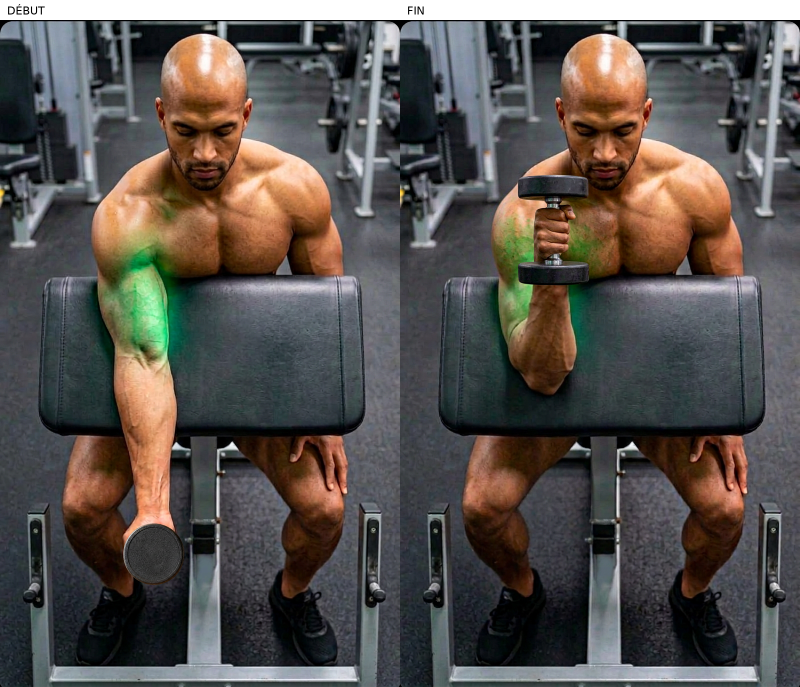
#> input picture evolution/media/refonte-photo/propositions/lot64/planches/curl-scott-haltere-neutre.png, 1600 x 1374 px (shown at 1/2 size)
$ python -i panels-to-gif.py   (imports and definitions only)
#> lines starting #> are read from the running program, lines starting #| are printed output that depends on the picture
#> further down, picture is the input picture: PIL image 1600x1374 RGB; mean R, G, B 87.8, 82.3, 78.4
#!/usr/bin/env python3
"""Fabrique une animation (GIF) a partir d'une planche de deux positions.

La planche doit contenir deux positions du meme mouvement, cote a cote, sur fond
blanc, separees par un filet vertical clair. La sortie respecte exactement la
famille des GIF aquatiques deja livres : 480 x 262, 2 images, 500 ms par image,
fond blanc, figure entiere (aucune tete ni pied coupe), centree.

    python3 evolution/media/tools/panels-to-gif.py planche.png sortie.gif
"""
import argparse
import pathlib
import re
import sys

import collections

from PIL import Image, ImageChops


FRAME = (480, 262)
MARGIN = 8          # marge minimale autour de la figure
FILL = 236          # hauteur visee de la figure, comme les GIF deja livres
INK = 150           # seuil : encre du dessin (trait noir, muscles surlignes)


def panel_split(image):
    """Coupe la planche en deux, sans jamais entamer une figure.

    Le filet de separation n'est pas toujours present, et un fond gris peut
    produire un faux candidat. On essaie donc plusieurs colonnes et on garde la
    premiere ou les DEUX figures tiennent entierement dans leur panneau."""
    grey = image.convert('L')
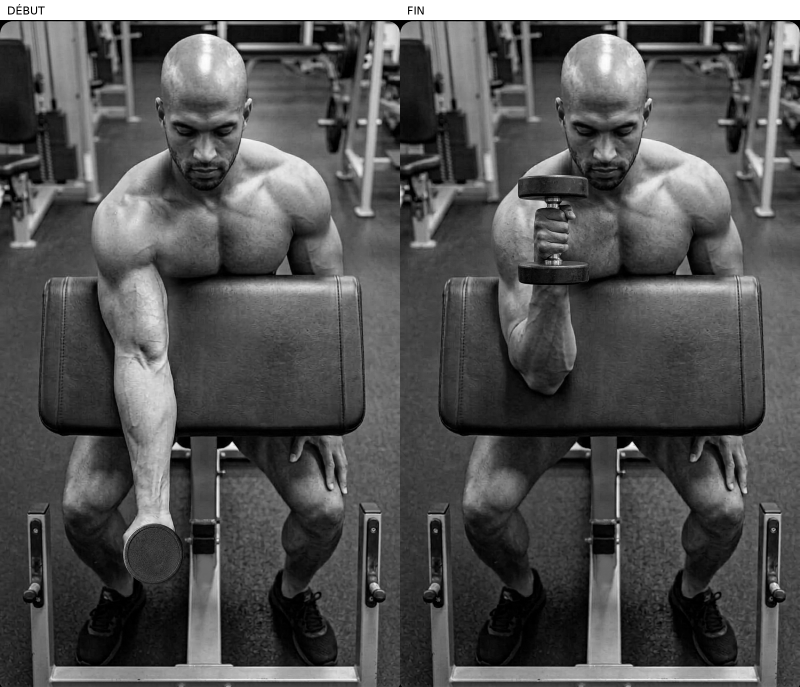
#> grey: PIL image 1600x1374 L (shown at 1/2 size); min 0, max 255, mean 83.5
    width, height = grey.size
#> width = 1600; height = 1374
    pixels = grey.load()
    best, best_x = -1, width // 2
#> best = -1; best_x = 800
    for x in range(width // 2 - 40, width // 2 + 40):
        count = sum(1 for y in range(0, height, 4) if 150 < pixels[x, y] < 245)
        if count > best:
            best, best_x = count, x
#> this loop made 80 passes
#> (count, best, best_x) on pass 1: (53, 53, 760)
#> count on passes 2 to 7: 30, 26, 23, 22, 20, 18
#> after the loop, best = 53; best_x = 760
    candidates = []
    for anchor in (best_x, width // 2):
        for delta in range(0, 61, 3):
            candidates.append(anchor - delta)
            candidates.append(anchor + delta)
#> this loop made 2 passes
#> anchor on passes 1 to 2: 760, 800
#> after the loop, candidates = 84 values, max 860 at index 83, min 700 at index 40, mean 780
    for column in candidates:
        if not 200 < column < width - 200:
            continue
        left = image.crop((0, 0, column - 6, height))
        right = image.crop((column + 6, 0, width, height))
        boxes = [ink_box(left), ink_box(right)]
        if all(box and box[0] > 0 and box[2] < panel.width - 1 for box, panel in zip(boxes, (left, right))):
            return left, right
#> this loop made 84 passes
#> (column, boxes) on passes 1 to 12: (760, [(0, 8, 754, 1374), (0, 13, 834, 1374)]), (760, [(0, 8, 754, 1374), (0, 13, 834, 1374)]), (757, [(0, 8, 751, 1374), (0, 13, 837, 1374)]), (763, [(0, 8, 757, 1374), (0, 13, 831, 1374)]), (754, [(0, 8, 748, 1374), (0, 13, 840, 1374)]), (766, [(0, 8, 760, 1374), (0, 13, 828, 1374)]), (751, [(0, 8, 745, 1374), (0, 13, 843, 1374)]), (769, [(0, 8, 763, 1374), (0, 13, 825, 1374)]), (748, [(0, 8, 742, 1374), (0, 13, 846, 1374)]), (772, [(0, 8, 766, 1374), (0, 13, 822, 1374)]), (745, [(0, 8, 739, 1374), (0, 13, 849, 1374)]), (775, [(0, 8, 769, 1374), (0, 13, 819, 1374)])
#> pass 1, in panel_split, `left = image.crop((0, 0, column - 6, height))`:
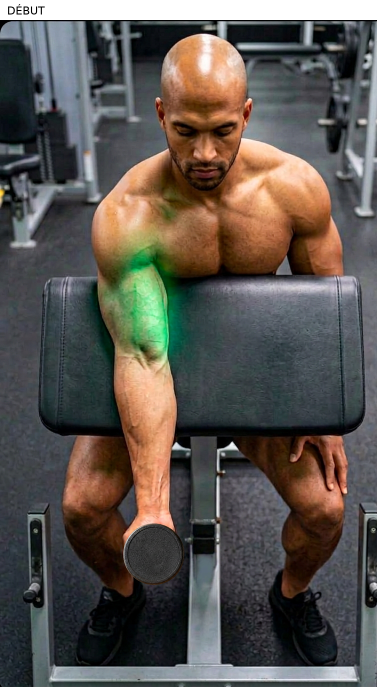
#> left: PIL image 754x1374 RGB (shown at 1/2 size); mean R, G, B 91.2, 85.4, 79.8
#> pass 1, in panel_split, `right = image.crop((column + 6, 0, width, height))`:
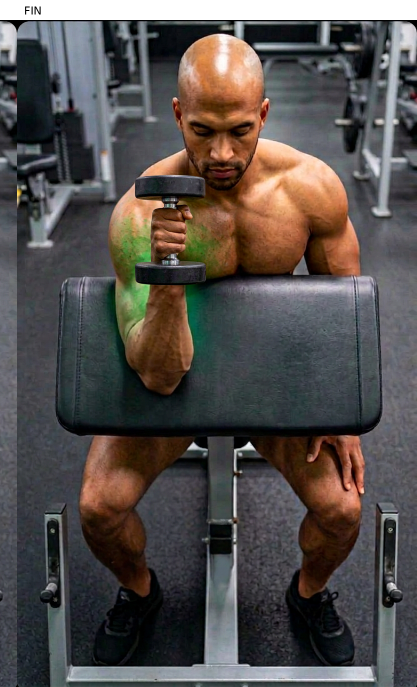
#> right: PIL image 834x1374 RGB (shown at 1/2 size); mean R, G, B 84.5, 79.1, 76.6
#> pass 1, in ink_box, `grey = image.convert('L')`:
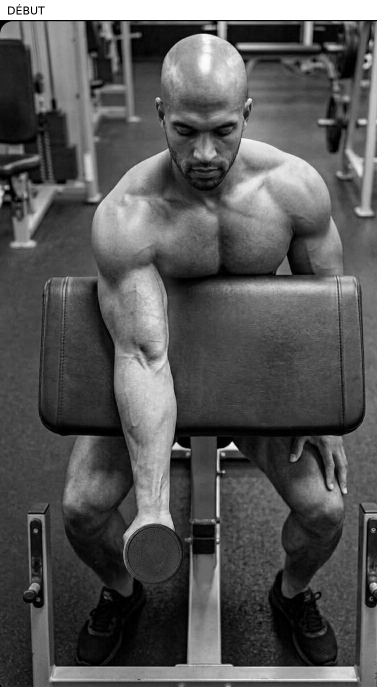
#> grey: PIL image 754x1374 L (shown at 1/2 size); min 0, max 255, mean 86.5
#> pass 1, in ink_box, `mask = ImageChops.difference(grey, Image.new('L', grey.size, 255))`:
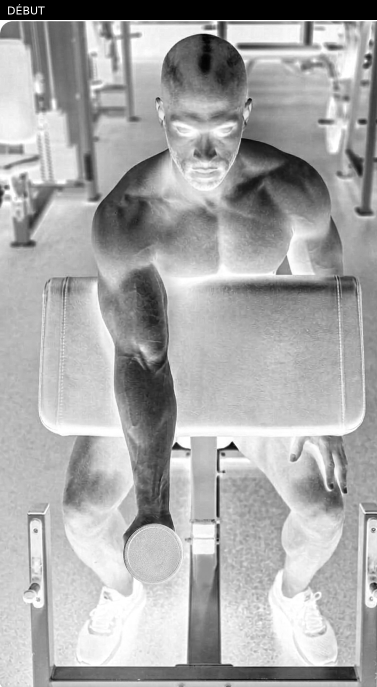
#> mask: PIL image 754x1374 L (shown at 1/2 size); min 0, max 255, mean 168.5
#> after the loop:
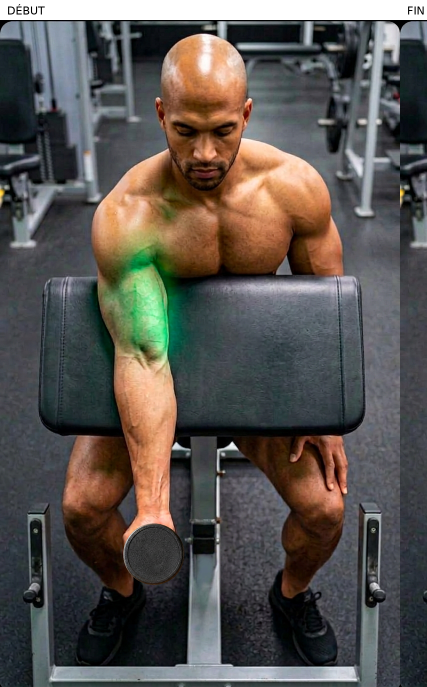
#> left: PIL image 854x1374 RGB (shown at 1/2 size); mean R, G, B 89.2, 84.5, 80.2
#> after the loop:
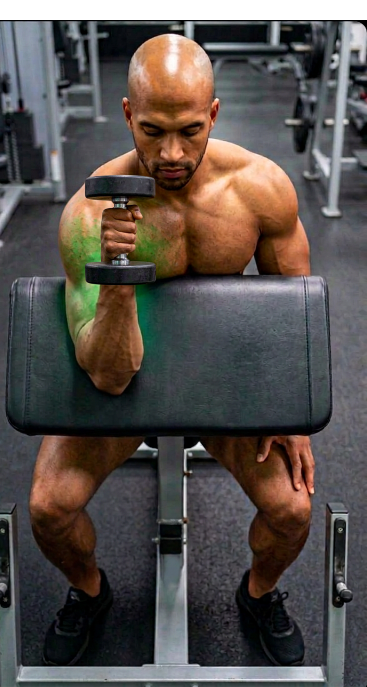
#> right: PIL image 734x1374 RGB (shown at 1/2 size); mean R, G, B 86.4, 79.9, 76.2
    column = width // 2
#> column = 800
    return image.crop((0, 0, column - 6, height)), image.crop((column + 6, 0, width, height))


def ink_box(image):
    grey = image.convert('L')
    mask = ImageChops.difference(grey, Image.new('L', grey.size, 255))
    return mask.point(lambda value: 255 if value > INK else 0).getbbox()


# [107 lines left out: functions figure_box, normalize_background, build, main, not called in this run]


# [2 lines not run here, left out]

>>> from PIL import Image
>>> picture = Image.open('../refonte-photo/propositions/lot64/planches/curl-scott-haltere-neutre.png')
>>> result = panel_split(picture)
